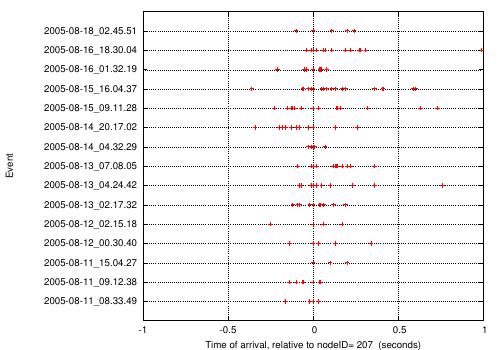

gnuplot code for this plot:
set xlabel "Time of arrival, relative to nodeID= 207  (seconds)"
set ylabel "Event"
set grid
set xrange[-1:1]
set yrange[-1:15]
set terminal postscript eps enhanced color solid "Helvetica-18"
set output "arrivalTimesPlotScatteredEvent.eps"
set ytics ("2005-08-11\\_08.33.49"0, "2005-08-11\\_09.12.38"1, "2005-08-11\\_15.04.27"2, "2005-08-12\\_00.30.40"3, "2005-08-12\\_02.15.18"4, "2005-08-13\\_02.17.32"5, "2005-08-13\\_04.24.42"6, "2005-08-13\\_07.08.05"7, "2005-08-14\\_04.32.29"8, "2005-08-14\\_20.17.02"9, "2005-08-15\\_09.11.28"10, "2005-08-15\\_16.04.37"11, "2005-08-16\\_01.32.19"12, "2005-08-16\\_18.30.04"13, "2005-08-18\\_02.45.51"14)

plot "arrivalTimesPlotScatteredEvent.dat" index 0 using 3:1 notitle with points pt 1 lt 1 lw 3, \
     "arrivalTimesPlotScatteredEvent.dat" index 1 using 3:1 notitle with points pt 1 lt 1 lw 3, \
     "arrivalTimesPlotScatteredEvent.dat" index 2 using 3:1 notitle with points pt 1 lt 1 lw 3, \
     "arrivalTimesPlotScatteredEvent.dat" index 3 using 3:1 notitle with points pt 1 lt 1 lw 3, \
     "arrivalTimesPlotScatteredEvent.dat" index 4 using 3:1 notitle with points pt 1 lt 1 lw 3, \
     "arrivalTimesPlotScatteredEvent.dat" index 5 using 3:1 notitle with points pt 1 lt 1 lw 3, \
     "arrivalTimesPlotScatteredEvent.dat" index 6 using 3:1 notitle with points pt 1 lt 1 lw 3, \
     "arrivalTimesPlotScatteredEvent.dat" index 7 using 3:1 notitle with points pt 1 lt 1 lw 3, \
     "arrivalTimesPlotScatteredEvent.dat" index 8 using 3:1 notitle with points pt 1 lt 1 lw 3, \
     "arrivalTimesPlotScatteredEvent.dat" index 9 using 3:1 notitle with points pt 1 lt 1 lw 3, \
     "arrivalTimesPlotScatteredEvent.dat" index 10 using 3:1 notitle with points pt 1 lt 1 lw 3, \
     "arrivalTimesPlotScatteredEvent.dat" index 11 using 3:1 notitle with points pt 1 lt 1 lw 3, \
     "arrivalTimesPlotScatteredEvent.dat" index 12 using 3:1 notitle with points pt 1 lt 1 lw 3, \
     "arrivalTimesPlotScatteredEvent.dat" index 13 using 3:1 notitle with points pt 1 lt 1 lw 3, \
     "arrivalTimesPlotScatteredEvent.dat" index 14 using 3:1 notitle with points pt 1 lt 1 lw 3
